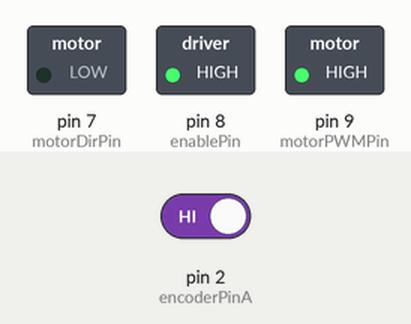
The sketch below on a simulated Arduino Uno, built with avr-gcc and run on an emulated ATmega328P. Parts: switched loads named in the sketch (green lamp = pin HIGH). The test bench sets the inputs (shaded band); at power-on: pin 2 (encoderPinA) HIGH. What the sketch prints to the serial monitor is not drawn.

Above: at 0.1 s.
Timing chart, 0 to 1.6 s (numbered marks = the images above):
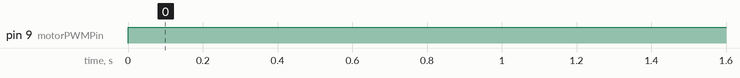

The sketch:

modul_3_sistem_kendali_pid_muhamad_haris_tujuh_belas_1__1_.ino
```cpp
//motor directory
#define CW  0
#define CCW 1

//motor control pin
#define motorDirPin 7
#define motorPWMPin 9
#define enablePin 8

//encoder pin
#define encoderPinA 2
#define encoderPinB 4

//encoder var
int encoderPos = 0;

//P control
float Kp          = 3.2;
int   targetPos   = 100;
int   error;
int   control;
int   velocity;

//external interrupt encoder
void doEncoderA()
{
  digitalRead(encoderPinB)?encoderPos--:encoderPos++;
}

void setup()
{
  //setup interrupt
    pinMode(encoderPinA, INPUT_PULLUP);
    pinMode(encoderPinB, INPUT_PULLUP);
    attachInterrupt(digitalPinToInterrupt(encoderPinA), doEncoderA,RISING);

    //setup motor driver
    pinMode(motorDirPin, OUTPUT);
    pinMode(enablePin, OUTPUT);
    digitalWrite(enablePin, HIGH);

    Serial.begin(9600);
}

void loop()
{
    error   = targetPos - encoderPos;
    control = Kp*error;

    velocity = min(max(control, -255), 255);
    if(velocity >= 0)
    {
        digitalWrite(motorDirPin, CW);
        analogWrite(motorPWMPin, velocity);
    }
    else
    {
        digitalWrite(motorDirPin, CCW);
        analogWrite(motorPWMPin, 255+velocity);
    }
    Serial.println(encoderPos);
}
```

Measured:
- by itself, pin 9 (motorPWMPin): LOW → HIGH at 0.00 s
